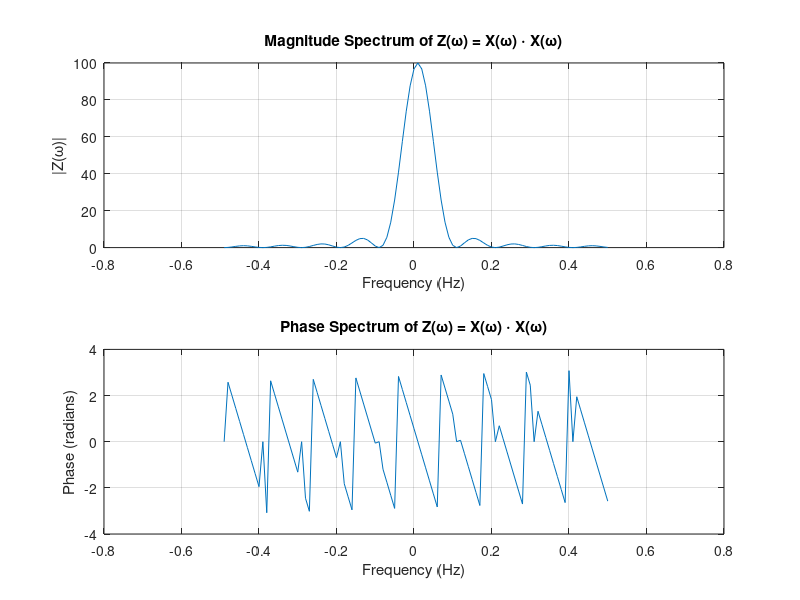

The MATLAB source for this figure:

% Problem A.3: Calculate Z(ω) = X(ω) * X(ω)

% Parameters (same as Problem A.1)
N = 100;          
PulseWidth = 10;  

% Time vector
t = [0:1:(N-1)];

% Define the signal x(t)
x = [ones(1, PulseWidth), zeros(1, N - PulseWidth)];

% Compute Fourier Transform of x(t)
Xf = fft(x);
z = Xf.*Xf;
% Define frequency vector f (in Hz)
f = [-(N/2)+1:1:(N/2)]*(1/N);  % Normalized frequency

% Plot Magnitude and Phase of Z(ω)
figure;
subplot(2,1,1);
plot(f, fftshift(abs(z)));
grid on;
title('Magnitude Spectrum of Z(\omega) = X(\omega) \cdot X(\omega)');
xlabel('Frequency (Hz)');
ylabel('|Z(\omega)|');

subplot(2,1,2);
plot(f, fftshift(angle(z)));
grid on;
title('Phase Spectrum of Z(\omega) = X(\omega) \cdot X(\omega)');
xlabel('Frequency (Hz)');
ylabel('Phase (radians)');
%}